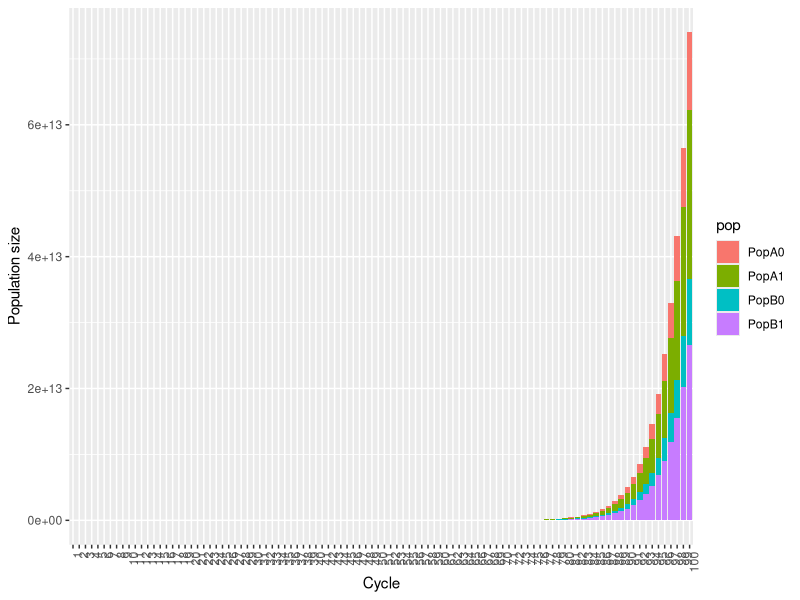

The R source for this figure:
## ---- chunk 1
knitr::opts_chunk$set(fig.width=12, echo = TRUE)
## ---- chunk 2
#Load packaages and set directory
library(expm)    
library(ggplot2)
library(dplyr)
library(reshape2)
#setwd("~/Smith Conservation Fellow/Smith BKT Data/R Smith")

## Create our matrix
mtx <- matrix(
  c(0.0,1.0,0.0,0.4,
    0.4,0.3,0.1,0.3,
    0.0,0.6,0.0,0.9,
    0.2,0.3,0.4,0.5),
  nrow=4)
mtx

## Create vector of age distributions, Pops A&B
pop.age<-c(20,50,40,30)
pop.age

## Multiply matrix by vector for one cycle
result.1cyc <- mtx %*% pop.age
result.1cyc

result.2cyc <- (mtx %^% 2) %*% pop.age
result.2cyc
## ---- chunk 3
### Create empty matrix to store values per year for 100 years
mat <- matrix(,nrow=4, ncol=100)

### Loop over 100 years
for(i in 1:100){
      mat[,i] = (mtx %^% i) %*% pop.age
  }

### Plot age distributions in 2 populations over time
pop.100 <- as.data.frame(mat)
rownames(pop.100) <- c("PopA0", "PopA1", "PopB0", "PopB1")
colnames(pop.100) <- c(1:100)

### Add row names and melt into long form to plot
pop.df <- tibble::rownames_to_column(pop.100, "pop")
pop.df2 <- melt(data = pop.df,
                id.vars = "pop")

### Plot population size change over 100 cycles
ggplot(pop.df2, aes(x=variable, y=value, fill=pop)) + 
  geom_bar(stat = "identity") +
  labs(y="Population size", x="Cycle") +
  theme(axis.text.x = element_text(angle = 90, hjust = 1))
